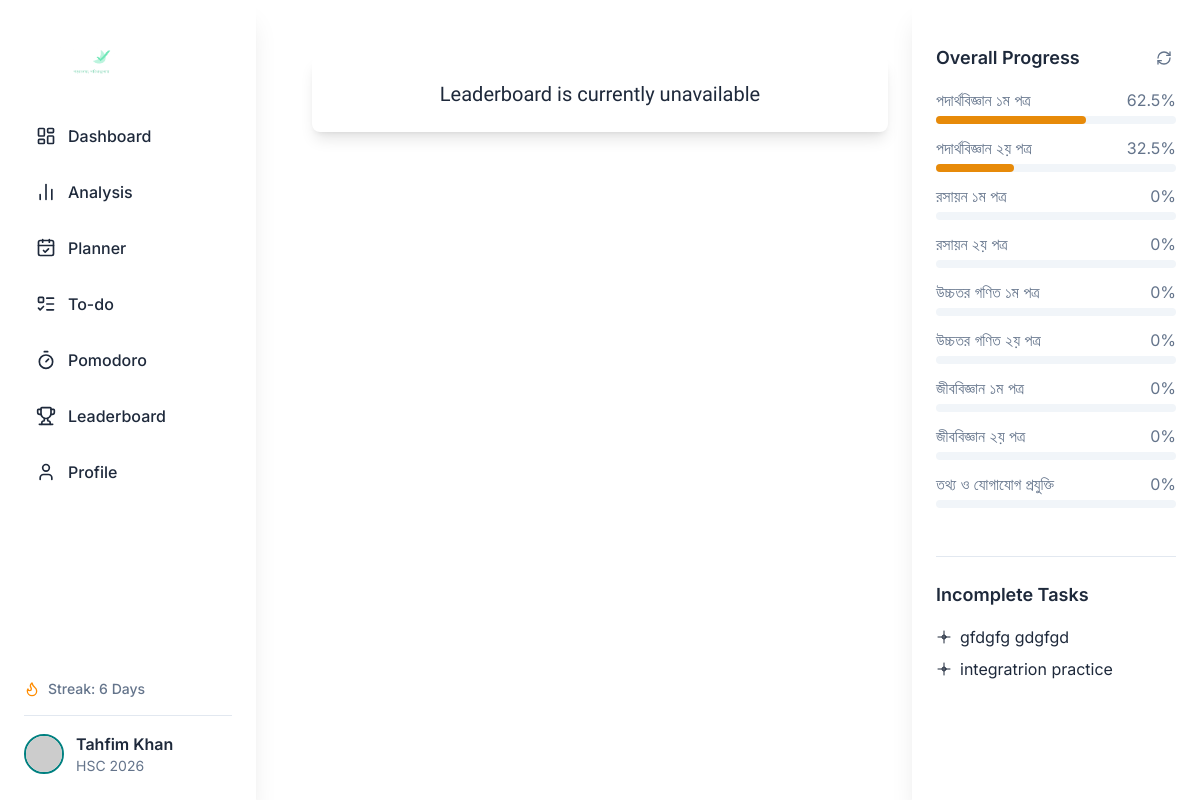
The app's page /leaderboard/ (signed in) with its own data.
### users/models.py (models this page shows, shortened)
class UserProfile(AbstractUser):
    STREAMS = [
        ('hsc', 'HSC'),
        ('eng', 'Engineering'),
        ('med', 'Medical'),
        ('var', 'Varsity')
    ]
    HSC_YEAR_CHOICES = [
        (2025, '2025'),
        (2026, '2026'),
        (2027, '2027'),
        (2028, '2028')
    ]
    stream = models.CharField(max_length=20, choices=STREAMS, default='hsc')
    show_on_leaderboard = models.BooleanField(default=True)
    avatar = models.URLField(blank=True, null=True)
    xp = models.PositiveIntegerField(default=0)
    streak = models.PositiveIntegerField(default=0)
    college = models.CharField(max_length=100, blank=True, null=True)
    hscyear = models.PositiveIntegerField(blank=True, null=True, choices=HSC_YEAR_CHOICES)
    overall_progress_cache = models.FloatField(default=0.0)

### syllabus/models.py (models this page shows, shortened)
class Subject(models.Model):
    name = models.CharField(max_length=100)
    chapter_count = models.PositiveIntegerField(default=1)

### leaderboard/views.py (the view)
# urls.py: path('', views.leaderboard_view, name='leaderboard'),
def leaderboard_view(request):
    return render(request, 'leaderboard/leaderboard.html')

### core/templatetags/sidebar_tags.py (called while the page is built)
@register.inclusion_tag('core/_subject_progress_sidebar.html', takes_context=True)
def subject_progress_sidebar(context):
    user = context['request'].user
    if not user.is_authenticated:
        return {'subjects_progress': []}
    subjects_progress = Subject.objects.annotate(
        overall_progress=Avg(
            'chapters__progress__overall_progress',
            filter=Q(chapters__progress__user=user)
        )
    ).values('name', 'overall_progress')
    for subject in subjects_progress:
        if subject['overall_progress'] is None:
            subject['overall_progress'] = 0
        else:
            subject['overall_progress'] = round(subject['overall_progress'], 2)
    return {'subjects_progress': subjects_progress}

### leaderboard/templates/leaderboard/leaderboard.html (shortened to what this page needs)
{% extends "core/layout.html" %}
{% block body %}
<div class="container mx-auto px-4 sm:px-6 lg:px-8 py-8">
    <div class="bg-[var(--color-card-bg-light)] dark:bg-[var(--color-card-bg-dark)] shadow-lg rounded-lg p-6 text-center">
        <p class="text-xl font-['Courier_Prime'] text-[var(--color-text-light)] dark:text-[var(--color-text-dark)]">
            Leaderboard is currently unavailable
        </p>
    </div>
</div>
{% endblock %}

### core/templates/core/layout.html (shortened to what this page needs)
{% load static %}
{% load sidebar_tags %}
<!DOCTYPE html>
<html lang="en">
<head>
    <script src="https://cdn.tailwindcss.com"></script>
    <link rel="stylesheet" href="{% static 'core/main.css' %}">
</head>
<body class="bg-[var(--color-bg-light)] text-[var(--color-text-light)] dark:bg-[var(--color-bg-dark)] dark:text-[var(--color-text-dark)] flex min-h-screen">
    <aside id="left-sidebar" class="bg-[var(--color-card-bg-light)] dark:bg-[var(--color-card-bg-dark)] shadow-xl flex flex-col justify-between w-64 flex-shrink-0 h-screen fixed top-0 left-0 z-40 md:translate-x-0 -translate-x-full transition-transform duration-300 ease-in-out md:pt-0 pt-16">
        <div class="pl-14 mb-3 hidden md:block pt-8">
            <img src="{% static 'core/logo_trans.png' %}" alt="Pattho Logo" class="h-11 w-auto">
        </div>
        <div class="p-6 flex-grow sidebar-scroll overflow-y-auto">
            <nav>
                <ul>
                    <li class="mb-2">
                        <a href="{% url 'dashboard' %}" class="flex items-center p-3 rounded-xl text-[var(--color-text-light)] dark:text-[var(--color-text-dark)] hover:bg-[var(--color-primary-hover-light)] dark:hover:bg-[var(--color-primary-hover-dark)] hover:text-[var(--color-primary-light)] dark:hover:text-[var(--color-text-dark)] hover:border hover:border-gray-300 transition-colors duration-200 font-medium">
                            <i data-lucide="layout-dashboard" class="w-5 h-5 mr-3"></i>
                            Dashboard
                        </a>
                    </li>
                    <li class="mb-2">
                        <a href="{% url 'analysis' %}" class="flex items-center p-3 rounded-xl text-[var(--color-text-light)] dark:text-[var(--color-text-dark)] hover:bg-[var(--color-primary-hover-light)] dark:hover:bg-[var(--color-primary-hover-dark)] hover:text-[var(--color-primary-light)] dark:hover:text-[var(--color-text-dark)] hover:border hover:border-gray-300 transition-colors duration-200 font-medium">
                            <i data-lucide="bar-chart-2" class="w-5 h-5 mr-3"></i>
                            Analysis
                        </a>
                    </li>
                    <li class="mb-2">
                        <a href="{% url 'planner' %}" class="flex items-center p-3 rounded-xl text-[var(--color-text-light)] dark:text-[var(--color-text-dark)] hover:bg-[var(--color-primary-hover-light)] dark:hover:bg-[var(--color-primary-hover-dark)] hover:text-[var(--color-primary-light)] dark:hover:text-[var(--color-text-dark)] hover:border hover:border-gray-300 transition-colors duration-200 font-medium">
                            <i data-lucide="calendar-check" class="w-5 h-5 mr-3"></i>
                            Planner
                        </a>
                    </li>
                    <li class="mb-2">
                        <a href="{% url 'activities' %}" class="flex items-center p-3 rounded-xl text-[var(--color-text-light)] dark:text-[var(--color-text-dark)] hover:bg-[var(--color-primary-hover-light)] dark:hover:bg-[var(--color-primary-hover-dark)] hover:text-[var(--color-primary-light)] dark:hover:text-[var(--color-text-dark)] hover:border hover:border-gray-300 transition-colors duration-200 font-medium">
                            <i data-lucide="list-todo" class="w-5 h-5 mr-3"></i>
                            To-do
                        </a>
                    </li>
                    <li class="mb-2">
                        <a href="{% url 'pomodoro' %}" class="flex items-center p-3 rounded-xl text-[var(--color-text-light)] dark:text-[var(--color-text-dark)] hover:bg-[var(--color-primary-hover-light)] dark:hover:bg-[var(--color-primary-hover-dark)] hover:text-[var(--color-primary-light)] dark:hover:text-[var(--color-text-dark)] hover:border hover:border-gray-300 transition-colors duration-200 font-medium">
                            <i data-lucide="timer" class="w-5 h-5 mr-3"></i>
                            Pomodoro
                        </a>
                    </li>
                    <li class="mb-2">
                        <a href="{% url 'leaderboard' %}" class="flex items-center p-3 rounded-xl text-[var(--color-text-light)] dark:text-[var(--color-text-dark)] hover:bg-[var(--color-primary-hover-light)] dark:hover:bg-[var(--color-primary-hover-dark)] hover:text-[var(--color-primary-light)] dark:hover:text-[var(--color-text-dark)] hover:border hover:border-gray-300 transition-colors duration-200 font-medium">
                            <i data-lucide="trophy" class="w-5 h-5 mr-3"></i>
                            Leaderboard
                        </a>
                    </li>
                    <li class="mb-2">
                        <a href="{% url 'profile' %}" class="flex items-center p-3 rounded-xl text-[var(--color-text-light)] dark:text-[var(--color-text-dark)] hover:bg-[var(--color-primary-hover-light)] dark:hover:bg-[var(--color-primary-hover-dark)] hover:text-[var(--color-primary-light)] dark:hover:text-[var(--color-text-dark)] hover:border hover:border-gray-300 transition-colors duration-200 font-medium">
                            <i data-lucide="user" class="w-5 h-5 mr-3"></i>
                            Profile
                        </a>
                    </li>
                </ul>
            </nav>
        </div>
        <div class="p-6">
            <div class="flex items-center mb-4 text-sm font-medium text-[var(--color-gray-text-light)] dark:text-[var(--color-gray-text-dark)]">
                <i data-lucide="flame" class="w-4 h-4 mr-2 text-[var(--color-accent-light)]"></i>
                <span>Streak: {{ request.user.streak|default:0 }} Days</span>
            </div>
            <a href="{% url 'profile' %}" class="block pt-4 border-t border-[var(--color-border-light)] dark:border-[var(--color-border-dark)]">
                <div class="flex items-center">
                    <img src="{{ request.user.avatar|default:'https://placehold.co/40x40/205454/ffffff?font=oswald&text=Pattho' }}" alt="User Avatar" class="w-10 h-10 rounded-full mr-3 border-2 border-[var(--color-primary-light)] dark:border-[var(--color-primary-dark)]">
                    <div>
                        <p class="font-semibold text-[var(--color-text-light)] dark:text-[var(--color-text-dark)]">{{ request.user.first_name }} {{ request.user.last_name }}</p>
                        <p class="text-sm text-[var(--color-gray-text-light)] dark:text-[var(--color-gray-text-dark)]">{{ request.user.get_stream_display }} {{ request.user.hscyear|stringformat:"s" }}</p>
                    </div>
                </div>
            </a>
        </div>
    </aside>
    <div class="flex-1 flex flex-col md:ml-64 md:mr-72 pt-16 md:pt-0">
        <div class="flex flex-1 overflow-hidden">
            <main class="p-6 flex-1 overflow-y-auto bg-[var(--color-card-bg-light)] dark:bg-[var(--color-bg-dark)] shadow-lg min-h-[300px] min-w-[688px]">
                {% block body %}{% endblock %}
            </main>
            {% block right_sidebar %}
            <aside id="right-sidebar" class="bg-[var(--color-card-bg-light)] dark:bg-[var(--color-card-bg-dark)] shadow-xl w-72 flex-shrink-0 p-6 overflow-y-auto sidebar-scroll fixed top-0 right-0 h-full transform translate-x-full md:translate-x-0 md:block transition-transform duration-300 ease-in-out z-40 pt-20 md:pt-11">
                {% subject_progress_sidebar %}
                <div class="border-b border-[var(--color-border-light)] dark:border-[var(--color-border-dark)] pb-6 mb-6"></div>
                <h3 class="text-lg font-semibold text-[var(--color-text-light)] dark:text-[var(--color-text-dark)] mb-4 mt-6">Incomplete Tasks</h3>
                <ul id="incomplete-tasks-list" class="space-y-2">
                </ul>
            </aside>
            {% endblock right_sidebar %}
        </div>
    </div>
</body>
</html>

### core/templates/core/_subject_progress_sidebar.html
<div class="flex justify-between items-center mb-4">
    <h3 class="text-lg font-semibold text-[var(--color-text-light)] dark:text-[var(--color-text-dark)]">Overall Progress</h3>
    <button id="refresh-progress-btn" class="p-1 rounded-full text-[var(--color-gray-text-light)] hover:bg-[var(--color-gray-bg-light)] dark:hover:bg-[var(--color-gray-bg-dark)] transition-colors duration-200">
        <i data-lucide="refresh-cw" class="w-4 h-4 text-[var(--color-gray-text-light)] dark:text-[var(--color-gray-text-dark)]"></i>
    </button>
</div>
<ul class="space-y-3 mb-6" id="subject-progress-list">
    {% for subject in subjects_progress %}
    <li data-subject-name="{{ subject.name }}" class="group">
        <div class="flex justify-between items-center text-[var(--color-gray-text-light)] dark:text-[var(--color-gray-text-dark)] group-hover:text-white">
            <span>{{ subject.name }}</span>
            <span class="subject-progress-percentage">{{ subject.overall_progress|default:0 }}%</span>
        </div>
        <div class="w-full bg-[var(--color-gray-bg-light)] rounded-full h-2 mt-1 dark:bg-[var(--color-gray-bg-dark)]">
            <div class="bg-[#E78A09] h-2 rounded-full subject-progress-bar" style="width: {{ subject.overall_progress|default:0 }}%"></div>
        </div>
    </li>
    {% empty %}
    <li><p class="text-[var(--color-gray-text-light)] dark:text-[var(--color-gray-text-dark)]">No subjects found or no progress yet.</p></li>
    {% endfor %}
</ul>

### core/static/core/main.css (style rules this page uses)
:root { --color-bg-light: #F9F7F1; --color-bg-dark: #121212; --color-text-light: #1e293b; --color-text-dark: #f1f5f9; --color-gray-text-light: #64748b; --color-gray-text-dark: #94a3b8; --color-card-bg-light: #FFFFFF; --color-card-bg-dark: #191919; --color-border-light: #e2e8f0; --color-border-dark: #2d3748; --color-primary-light: #008080; --color-primary-dark: #6EE7B7; --color-primary-hover-light: #2D3D40; --color-primary-hover-dark: #2D3D40; --color-secondary-light: #a6c7b8; --color-secondary-dark: #89afb6; --color-accent-light: #FF8C00; --color-accent-dark: #FFC14D; --color-accent-hover-light: #CC7000; --color-accent-hover-dark: #FFD700; --color-success-light: #3CB371; --color-success-dark: #A7F3D0; --color-warning-light: #FFD700; --color-warning-dark: #FFEA00; --color-error-light: #DC143C; --color-error-dark: #FF6347; --color-info-light: #4169E1; --color-info-dark: #6495ED; --color-gray-bg-light: #f1f5f9; --color-gray-bg-dark: #2d3748; --shadow-dark-sm: 0 1px 2px 0 rgba(0, 0, 0, 0.05); --shadow-dark-md: 0 4px 6px -1px rgba(0, 0, 0, 0.1), 0 2px 4px -1px rgba(0, 0, 0, 0.06); --shadow-dark-lg: 0 10px 15px -3px rgba(0, 0, 0, 0.1), 0 4px 6px -2px rgba(0, 0, 0, 0.05); --shadow-dark-xl: 0 20px 25px -5px rgba(0, 0, 0, 0.1), 0 10px 10px -5px rgba(0, 0, 0, 0.04); }
body { font-family: 'Inter', sans-serif; -webkit-font-smoothing: antialiased; -moz-osx-font-smoothing: grayscale; background-color: var(--color-bg-light); color: var(--color-text-light); }
.sidebar-scroll { scrollbar-width: thin; scrollbar-color: var(--color-gray-text-light) var(--color-gray-bg-light); }

### records on screen
UserProfile: user.streak "6", user.first_name "Tahfim", user.last_name "Khan", user.stream "HSC", user.hscyear "2026"
Subject: name "পদার্থবিজ্ঞান ১ম পত্র", overall_progress "62.5"
Subject: name "পদার্থবিজ্ঞান ২য় পত্র", overall_progress "32.5"
Subject: name "রসায়ন ১ম পত্র", overall_progress "0"
Subject: name "রসায়ন ২য় পত্র", overall_progress "0"
Subject: name "উচ্চতর গণিত ১ম পত্র", overall_progress "0"
Subject: name "উচ্চতর গণিত ২য় পত্র", overall_progress "0"
Subject: name "জীববিজ্ঞান ১ম পত্র", overall_progress "0"
Subject: name "জীববিজ্ঞান ২য় পত্র", overall_progress "0"
Subject: name "তথ্য ও যোগাযোগ প্রযুক্তি", overall_progress "0"
